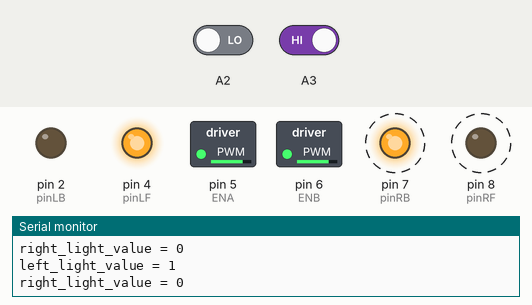
A sketch run on a simulated Arduino Uno, built with avr-gcc and run on an emulated ATmega328P. Parts: switched loads named in the sketch (green lamp = pin HIGH), output pins drawn as LEDs (lit = HIGH), the last lines printed to the serial monitor. Dashed ring = blinking. The test bench sets the inputs (shaded band); at power-on: A2 LOW, A3 HIGH. Random numbers use the default seed unless the sketch sets one.

Above: at 2.8 s.
2.9 s: A2 driven HIGH
At 4.0 s:
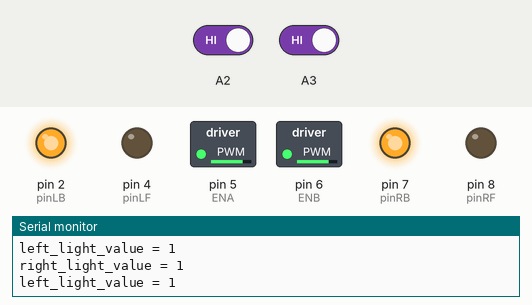
4.5 s: A3 driven LOW
At 4.9 s:
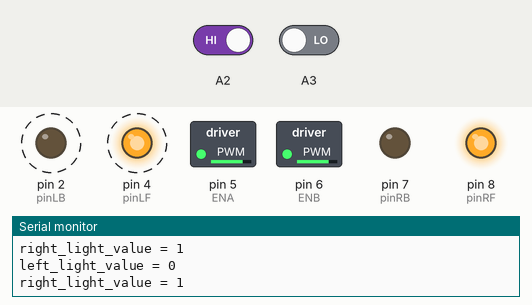
8.6 s: A2 driven LOW
At 10.9 s:
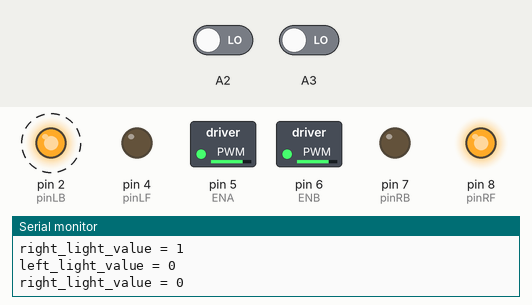
12.7 s: A3 driven HIGH
Timing chart, 0 to 17.2 s (numbered marks = the images above; inputs shaded):
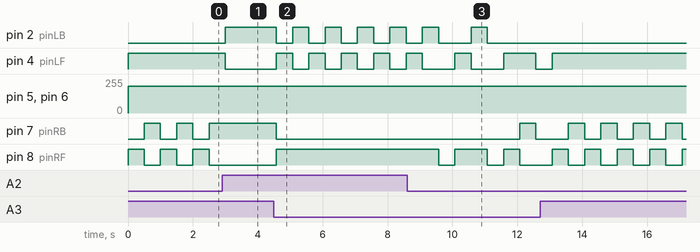

The sketch:

Test_2_Infrared_Obstacle_Avoidance_Robot_Tank.ino
```cpp
#define ENA  5              //pin of controlling speed---- ENA of motor driver board
#define ENB  6              //pin of controlling speed---- ENB of motor driver board
int pinLB=2;              //pin of controlling turning---- IN1 of motor driver board
int pinLF=4;             //pin of controlling turning---- IN2 of motor driver board
int pinRB=7;            //pin of controlling turning---- IN3 of motor driver board
int pinRF=8;            //pin of controlling turning---- IN4 of motor driver board
volatile int left_light;
volatile int right_light;

void setup(){
  Serial.begin(9600);
  left_light = 0;
  right_light = 0;
  pinMode(A3, INPUT);
  pinMode(A2, INPUT);
  pinMode(ENA,OUTPUT);    // pin 5(PWM)
  pinMode(ENB,OUTPUT);    // pin 6(PWM)
  pinMode(pinLB,OUTPUT);  // pin 2
  pinMode(pinLF,OUTPUT);  // pin 4
  pinMode(pinRB,OUTPUT);  // pin 7
  pinMode(pinRF,OUTPUT);  // pin 8
}

void loop(){
  left_light = digitalRead(A3);
  right_light = digitalRead(A2);
  Serial.print("left_light_value = ");
  Serial.println(left_light);
  Serial.print("right_light_value = ");
  Serial.println(right_light);
  if (left_light==0&& right_light==0) {
    stopp();
    delay(500);
    back();
    Set_Speed(200);//setting speed 200
    delay(500);
    if (random(1, 10) > 5)
    {
      turnL();
      Set_Speed(200);
    }
    else
    {
      turnR();
      Set_Speed(200);
    }
    delay(500);
  } else if (left_light==0&& right_light==1) {
    back();
    Set_Speed(200);
    delay(500);
    turnR();
    Set_Speed(200);
    delay(500);
  } else if (left_light==1&& right_light==0) {
    back();
    Set_Speed(200);
    delay(500);
    turnL();
    Set_Speed(200);
    delay(500);
  } else {
    advance();
    Set_Speed(200);
  }
}


void Set_Speed(unsigned char pwm) //function of setting speed
{
  analogWrite(ENA,pwm);
  analogWrite(ENB,pwm);
}

void advance()    //  going forward
{
     digitalWrite(pinRB,HIGH);
     digitalWrite(pinRF,LOW);
     digitalWrite(pinLB,HIGH);
     digitalWrite(pinLF,LOW);
}
void back()         //back up
{
     digitalWrite(pinRB,LOW);
     digitalWrite(pinRF,HIGH);
     digitalWrite(pinLB,LOW);
     digitalWrite(pinLF,HIGH);

}
void turnR()         //turn right in place
{
     digitalWrite(pinRB,LOW);
     digitalWrite(pinRF,HIGH);
     digitalWrite(pinLB,HIGH);
     digitalWrite(pinLF,LOW);
}
void turnL()        //turn left in place
{
     digitalWrite(pinRB,HIGH);
     digitalWrite(pinRF,LOW );
     digitalWrite(pinLB,LOW);
     digitalWrite(pinLF,HIGH);
}
void stopp()        //stop
{
     digitalWrite(pinRB,LOW);
     digitalWrite(pinRF,LOW);
     digitalWrite(pinLB,LOW);
     digitalWrite(pinLF,LOW);
}
```

Measured:
- after the input at 2.9 s, pin 2 (pinLB): LOW → HIGH after 0.10 s; pin 4 (pinLF): HIGH → LOW after 0.10 s
- after the input at 4.5 s, pin 2 (pinLB), pin 4 (pinLF): alternates HIGH for 0.50 s and LOW for 0.50 s, starting after 0.07 s; pin 7 (pinRB): HIGH → LOW after 0.07 s; pin 8 (pinRF): LOW → HIGH after 0.07 s
- after the input at 8.6 s, pin 7 (pinRB): LOW → HIGH after 3.5 s, → LOW 0.50 s later; pin 8 (pinRF): goes LOW 0.50 s, HIGH 1.0 s, LOW 0.50 s, HIGH 0.50 s, then LOW, starting after 0.97 s
- by itself, pin 7 (pinRB), pin 8 (pinRF): alternates HIGH for 0.50 s and LOW for 0.50 s
